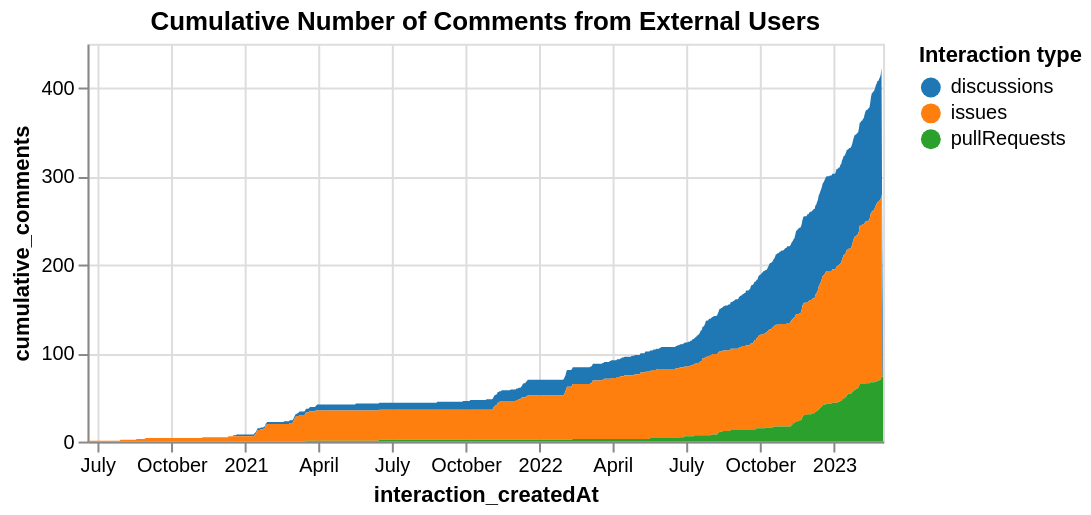

Specify this chart in Vega-Lite:
### Vega-Lite specification from a JSON file in a GitHub repository (floating-point values rounded to 4 significant figures; data arrays with more than 128 entries replaced by an {"elided": "..."} marker saying what was removed)
{"config": {"view": {"continuousWidth": 400, "continuousHeight": 300}}, "data": {"name": "data-4336f5c1bf832e3d1e0a8f09ab4e080d"}, "mark": "area", "encoding": {"color": {"field": "interaction_type", "legend": {"orient": "right"}, "scale": {"scheme": "category10"}, "title": "Interaction type", "type": "nominal"}, "tooltip": [{"field": "interaction_createdAt", "type": "temporal"}, {"field": "cumulative_comments", "type": "quantitative"}], "x": {"field": "interaction_createdAt", "type": "temporal"}, "y": {"field": "cumulative_comments", "type": "quantitative"}}, "height": 200, "title": "Cumulative Number of Comments from External Users", "$schema": "https://vega.github.io/schema/vega-lite/v4.17.0.json", "datasets": {"data-4336f5c1bf832e3d1e0a8f09ab4e080d": {"elided": "2509 records"}}}
